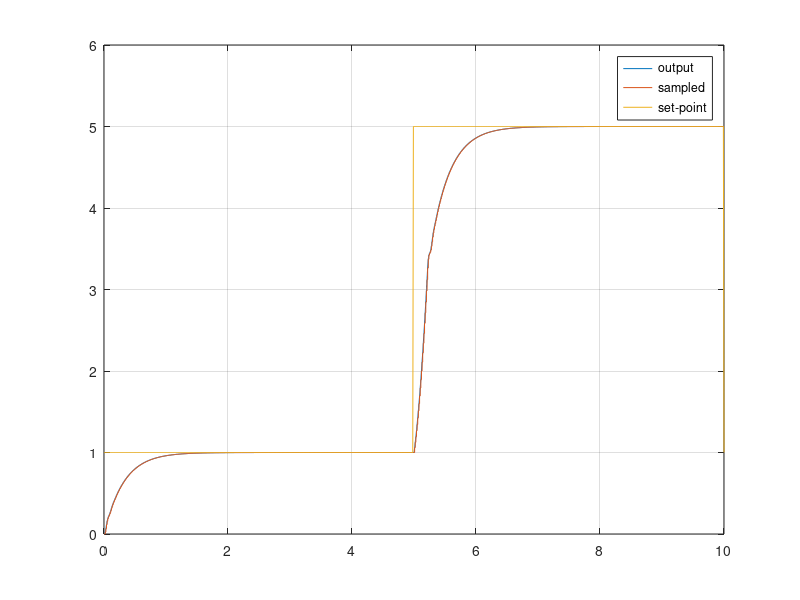
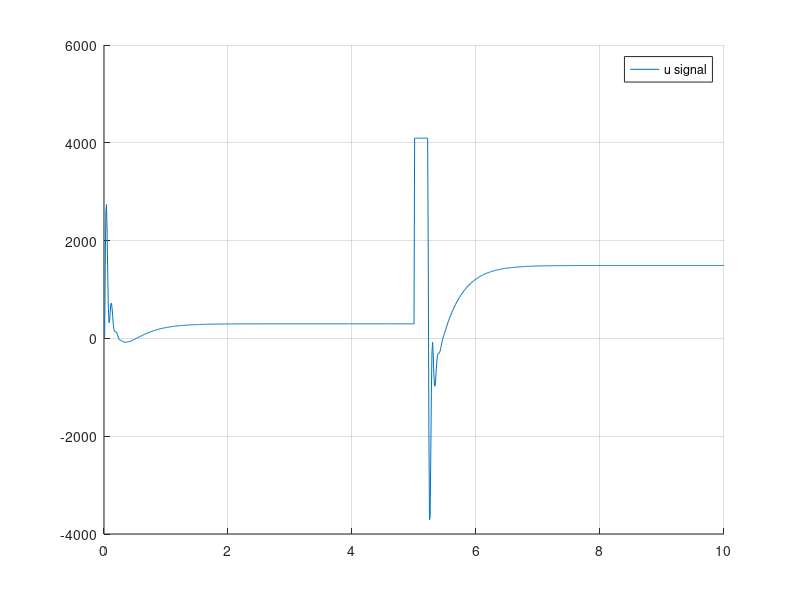
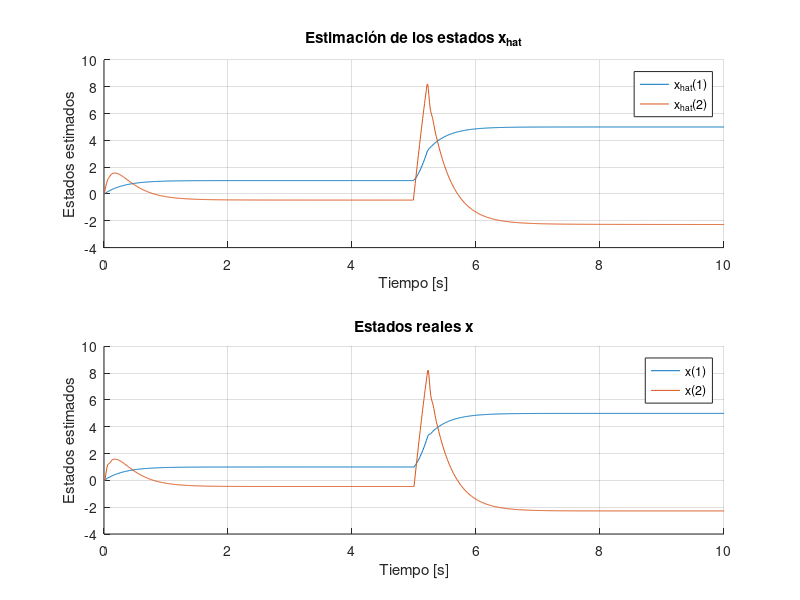
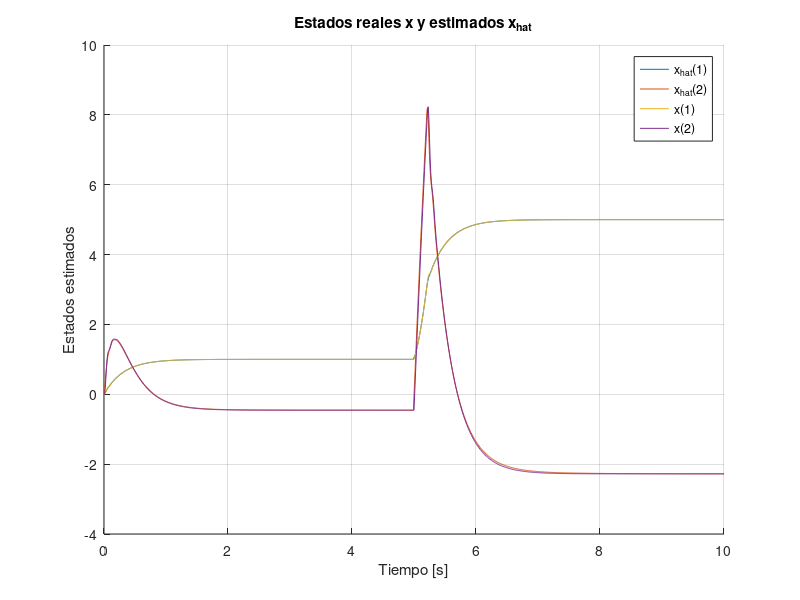

Reproduce these figures in MATLAB, in order.
clear all;
close all;
%% Parámetros de Simulación
Ts = 0.01;
Tf = 10;
Nsim = Tf/Ts;
t = 0:Ts:Tf;

%% Señal de Entrada - Set Point
r_sp = ones(size(t));

%% Espacio de estados identificado invertido - ecuacion calculada
% A = [0 1 0; 0 0 1; -0.4588 -12.83 -3.986];
% B = [-0.00008368; -0.05376; 0.01643];
% C = [1 0 0];
% D = 0;

% A = [0 1 0; 0 0 1; -1112 -99.35 -295.8];
% B = [0.1053; -35.72; 10520];
% C = [1 0 0];
% D = 0;

A = [0 1; -3.513 -0.1999];
B = [0.001527; 0.01147];
C = [1 0];
D = 0;

sys_ss = ss(A, B, C, D);

SS_disc = c2d(sys_ss, Ts);

% SS_disc = ss(A, B, C, D, Ts);
% sys_ss = d2c(SS_disc);
%% Tamaño vectores Espacio de Estados
nx = length(SS_disc.A);

%% Determinación de la matriz K - LQR
% Q = diag([1000000000 1 1 100000]);
% R = 0.0000000001;
Q = diag([10000000 1000 10000]);
R = 0.001;
% Q = diag([10000000 10000 1000]);
% R = 0.001;

% Q = diag([10000 100 1]);
% R = 1;

K_hat = lqi(SS_disc, Q, R);
K_new = K_hat(1:nx);
ki = K_hat(end);

%% Observador mediante Kalman
x0 = zeros(1, nx)';
x_hat = ones(nx, Nsim + 1) .* x0; % Estados estimados

% Definir las matrices de covarianza del proceso y de la medición
Q_kalman = 1e-3 * eye(nx);  % Matriz de covarianza del ruido del proceso
R_kalman = 1e-3;            % Covarianza del ruido de medición (ajústalo según el sistema)
P_kalman = eye(nx);               % Matriz de covarianza inicial
P_kalman_pred = eye(nx).*0;

%% Variables Iniciales
x = ones(nx, Nsim + 1) .* x0;

% Salidas del simulador
yOut  = SS_disc.C*x0; 
tOut = 0;
uOut = 0;
dt = linspace(0, Ts, 10)';
integral_error = zeros(1, Nsim);
e = zeros(1, Nsim);
q = zeros(1, Nsim);
y_feedback = SS_disc.C*x0;

%% Representa el tiempo real, cuanto tiempo está corriendo el
% microcontrolador, el tiempo entre interrupciones el tiempo de muestreo
for k = 1:Nsim
    if k >= 5/Ts
        r_sp(k) = 5;
    end
    % Microcontrolador %
    e(k) = r_sp(k) - y_feedback;

    % Planta sin integrador
    %u(k) = -ki*q(k) - K_new*x_hat(:, k);
    % Planta con integrador
    u(k) = -ki*q(k)- K_new*x_hat(:, k);
    if u(k) > 4095
        u(k) = 4095;
    elseif u(k) < -4095
        u(k) = -4095;
    end
    % Predicción del estado y de la covarianza
    x_hat(:, k) = SS_disc.A * x_hat(:, k) + SS_disc.B * u(k);
    P_kalman_pred = SS_disc.A * P_kalman * SS_disc.A' + Q_kalman;
    
    % Corrección (actualización) con la medición
    y_feedback = SS_disc.C * x(:, k);
    y_hat = SS_disc.C * x_hat(:, k);
    K_kalman = P_kalman_pred * SS_disc.C' / (SS_disc.C * P_kalman_pred * SS_disc.C' + R_kalman);
    x_hat(:, k+1) = x_hat(:, k) + K_kalman * (y_feedback - y_hat);
    P_kalman = (eye(nx) - K_kalman * SS_disc.C) * P_kalman_pred;
    
    uOut = [uOut u(k)];
    
    u = u(k)*ones(1, numel(dt)); % ZOH de la U - DAC

    % Sistema en la vida real %
    [y, tsim, XssOut] = lsim(sys_ss, u, dt, x(:, k)); % XssOut es la salida del Espacio de Estados. Cambiar
    x(:, k+1) = XssOut(end, :)'; % x es el vector de estados
    q(k+1) = q(k) + e(k); % Integrador se obtiene con el modelo discretizado
    y_feedback = y(end, :); % Sampling - ADC

    tOut = [tOut (tsim' + t(k))];
    yOut = [yOut y'];
end

%% Gráficos
figure(1)
plot(tOut, yOut);
hold on
stairs(t, SS_disc.C*x);
plot(t, r_sp);
legend('output', 'sampled', 'set-point')
grid on

figure(2)
hold on
plot(t, uOut)
legend('u signal')
grid on

%% Gráficos de la estimación de los estados
figure(3)
hold on
subplot(2,1,1)
    hold on
    for i = 1:nx
        plot(t, x_hat(i, 1:Nsim+1));
    end
    legend('x_{hat}(1)','x_{hat}(2)');
    grid on
    title('Estimación de los estados x_{hat}');
    xlabel('Tiempo [s]');
    ylabel('Estados estimados');
subplot(2,1,2)
    hold on
    for i = 1:nx
        plot(t, x(i, 1:Nsim+1));
    end
    legend('x(1)','x(2)');
    grid on
    title('Estados reales x');
    xlabel('Tiempo [s]');
    ylabel('Estados estimados');

%% Gráficos de la estimación de los estados junto
figure(4)
hold on
for i = 1:nx
    plot(t, x_hat(i, 1:Nsim+1));
end
legend('x_{hat}(1)','x_{hat}(2)');
for i = 1:nx
    plot(t, x(i, 1:Nsim+1));
end
legend('x_{hat}(1)','x_{hat}(2)','x(1)','x(2)');
grid on
title('Estados reales x y estimados x_{hat}');
xlabel('Tiempo [s]');
ylabel('Estados estimados');